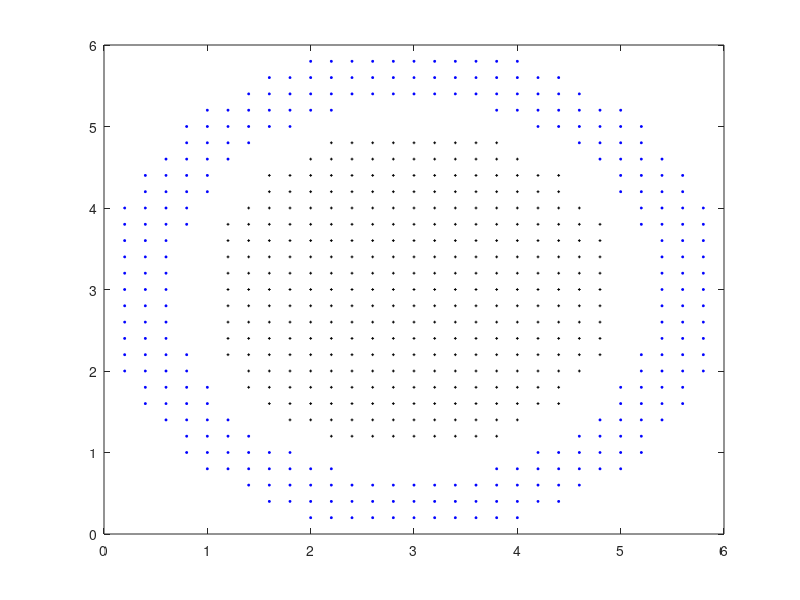

Reproduce this figure in MATLAB.
## Copyright (C) 2015 Calus Peng
%%@@@@@@@@@@@@@@@@@@@@@@@@@@@@@@@@@@@@@@@@@@@@@@@@@@@@@@@@@@@@@@@@@@@@@@@@@@@@@@
%%@ kernel SVM (Support Vector Machine)model implementation for classfication  @%
%%@ problem.		                                                       @%
%%@ this source code is only used for academic  purpose,if you want to use this@% 
%%@ in you academic project,please cite the source <calus peng ,py79hn@163.com>@%
%%@ or if you want to use it for business purpose, please first send a email to@%
%%@ the author for requesting  permission,or you'll be responsible for your    @%
%%@ Illegal action.                                                            @%
%%@                                                                            @%
%%Author: Redmaple <py79hn@163.com>                                            @%
%%Created: 2015-12-02                                                          @%
%%code can be downloaded from github:https://github.com/py79hn/Machine-Learning@%
%%@@@@@@@@@@@@@@@@@@@@@@@@@@@@@@@@@@@@@@@@@@@@@@@@@@@@@@@@@@@@@@@@@@@@@@@@@@@@@@

%%%%%%%%%%%%%%%%%%%%%%%%%%%%%%%%%%%%%%%%%%%
%%generate the training data
%%%%%%%%%%%%%%%%%%%%%%%%%%%%%%%%%%%%%%%%%%
function [data,label] = generateData()
    x0 = 3;
    y0 = 3;
    r1 = 2;
    r2 = 3;
    dd = 0.2;
    [X1,X2] = meshgrid((r2-x0):dd:(r2+x0),(y0-r2):dd:(y0+r2));
    X = [reshape(X1,1,length(X1).^2);reshape(X2,1,length(X2).^2)];
    D = sum((X-repmat([x0;y0],1,length(X))).^2);
    index0=find(D>r1.^2+1.414);
    index1 = find(D(index0)<r2.^2);
    index2 = find(D<r1.^2);

    plot(X(1,index0(index1)),X(2,index0(index1)),'b*','markersize',2);
    hold on;
    plot(X(1,index2),X(2,index2),'k+','markersize',2);

    data =X(:,[index0(index1),index2]);
    label=[ones(1,length(index0(index1))),-ones(1,length(index2))];

endfunction

%%%%%%%%%%%%%%%%%%%%%%%%%%%%%%%%%%%%%%%%%%%%%%%%%%%%
%%kernel function of two vector xs,xt
%%especially,paramater pha in radius-basis function
%%plays a important role for  accurancy of the Kernel 
%%Machine
%%%%%%%%%%%%%%%%%%%%%%%%%%%%%%%%%%%%%%%%%%%%%%%%%%%
function [v] = kernelFunc(xs,xt,type)
    switch(type)
    case "rbf"
	  pha =1.4;
	  gamma = pha.^2;
	  v=exp(-(xs-xt)'*(xs-xt)/gamma);
    case "linear"
	  q=3;
	  v = (xs'*xt+1).^q;
    endswitch
endfunction

%%%%%%%%%%%%%%%%%%%%%%%%%%%%%%%%%%%%%%%%%%%%
%%calculate Kernel matrix
%%%%%%%%%%%%%%%%%%%%%%%%%%%%%%%%%%%%%%%%%%%%
function [ KH ] = kernelMatrix(dataS,dataT,type)
    rows = length(dataS);
    columns = length(dataT);
    KH = zeros(rows,columns);
    switch(type)
    case 'rbf'
	    for i=1:rows
		    for j=1:columns
		    KH(i,j)=kernelFunc(dataS(:,i),dataT(:,j),type);
		    endfor
	    endfor
    case 'linear'
	   for i=1:rows
		    for j=1:columns
		    KH(i,j)=kernelFunc(dataS(:,i),dataT(:,j),type);
		    endfor
	    endfor
    endswitch
endfunction

%%%%%%%%%%%%%%%%%%%%%%%%%%%%%%%%%%%%%%%%%%%%%
%train kernel svm machine
%%%%%%%%%%%%%%%%%%%%%%%%%%%%%%%%%%%%%%%%%%%%

function [ w,svmIndex,alpha ] = linearKerSvm (data,label,kerneltype)
    C=100;%slack variable
    HK = kernelMatrix(data,data,kerneltype);
    H = (label'*label).*HK;
    H = H;
    q = ones(length(data),1);
    q = -q;
    A = label;
    b = [0];
    lb = zeros(length(data),1);
    ub = ones(length(data),1)*C;
    x0 = rand(length(data),1);
    OPTIONS.MaxIter = 5000;
    EPSION = 1e-8
    [x,obj,info,lambda] = qp(x0,H,q,A,b,lb,ub,OPTIONS); % quardic optimization
    svmIndex = find(abs(x)>EPSION); % the support vector index
    alpha = x;
    w=zeros(size(data(:,1)));
    for i=1:length(svmIndex)
    jj =svmIndex(i);
    w=w+x(jj,1)*label(1,jj)*data(:,jj);
    endfor

    wo=0;
    for i=1:length(svmIndex)
    jj = svmIndex(i);
    wo+=label(1,jj)-w'*data(:,jj);
    endfor
    wo=wo./length(svmIndex);
    w =[wo;w];
endfunction

%%%%%%%%%%%%%%%%%%%%%%%%%%%%%%%%%%%%%%%%%%%%%%%%%%%%%%%%%
  %%plot the max marginal separable hyperplane(int 2-D plane
%%,it is a straight  line or curve,BUT NOW not success,TODO HERE
%%%%%%%%%%%%%%%%%%%%%%%%%%%%%%%%%%%%%%%%%%%%%%%%%%%%%%%%%
function plotHyperPlane(data,label,svmIndex,alpha,kerneltype)
    [X1,X2] = meshgrid(0:0.2:6,0:0.2:6);
    X = [reshape(X1,1,length(X1).^2);reshape(X2,1,length(X2).^2)];
    N = length(X);
    G = zeros(N,1);

    for i=1:length(X)
    k=0;
    for j=1:length(svmIndex)
     k=k+alpha(svmIndex(j)).*label(svmIndex(j)).* kernelFunc(data(:,svmIndex(j)),X(:,i),kerneltype);	     
    endfor
    G(i,1)=k;
    endfor
    
    hold on;
    index2 = find(abs(G)<1+1e-8);    
    plot(X(1,index2),X(2,index2),'bo'); %separable line

endfunction

clear;
clc;
hold off;
%kerneltype = 'linear';
kerneltype ='rbf';
[ data,label ] =  generateData();
[ w,svmIndex,alpha ] = linearKerSvm (data,label,kerneltype);
plot(data(1,svmIndex),data(2,svmIndex),'ro','markersize',5); %plot support vector 
hold on;
legend("Positive data","Negative data","Support vetors");
title("Kernel-based Support Vector Machine for Classfication");
%plotHyperPlane(data,label,svmIndex,alpha,kerneltype);

